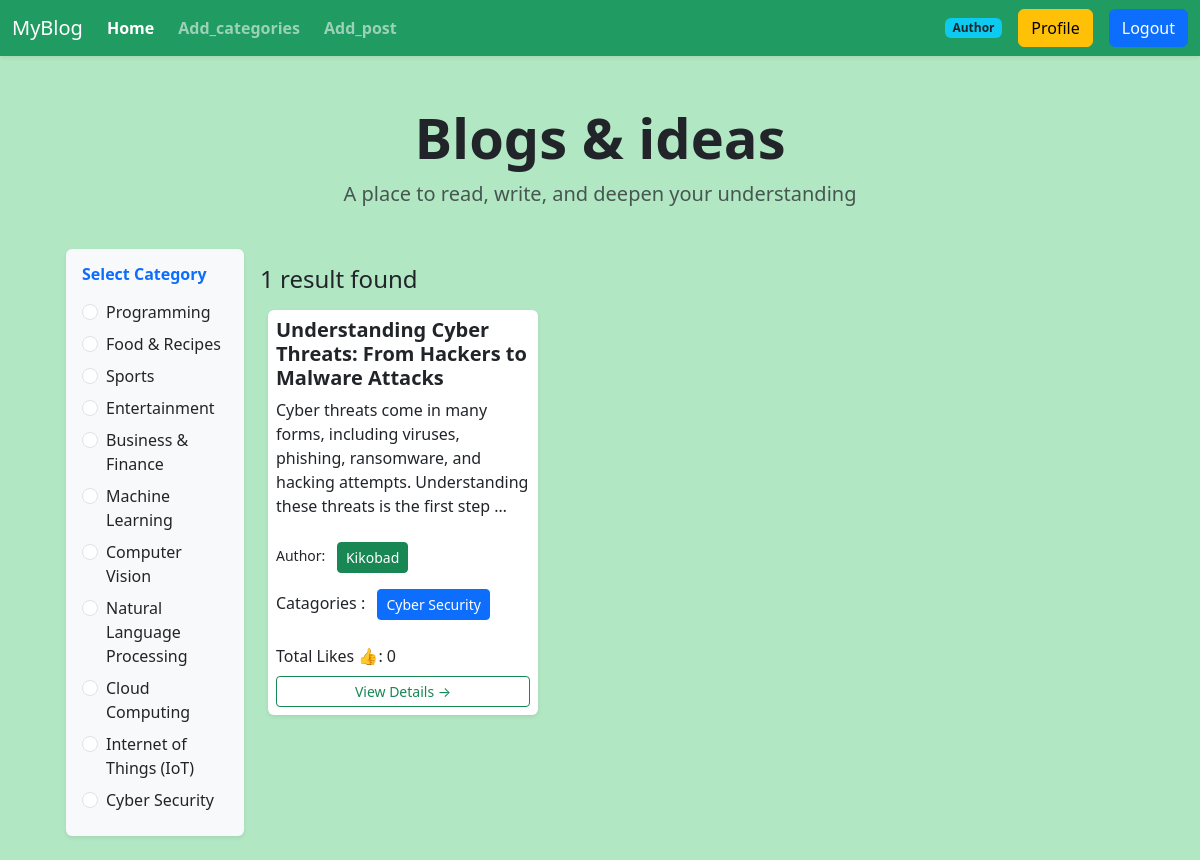
The app's page /category/cyber-security/ (signed in) with its own data.
### categories/models.py (models this page shows, shortened)
class Categories(models.Model):
    name=models.CharField()
    slug=models.SlugField(unique=True, null=True, blank=True)

### posts/models.py (models this page shows, shortened)
class Post(models.Model):
    title=models.CharField()
    content=models.TextField()
    category=models.ManyToManyField(Categories)
    author=models.ForeignKey(User, on_delete=models.CASCADE)
    likes = models.ManyToManyField(User, related_name='liked_posts', blank=True)

### Blog_project/views.py (the view)
# urls.py: 2. Add a URL to urlpatterns:  path('', views.home, name='home')
def home(request,category_slug=None):
    data=Post.objects.all()
    if category_slug is not None:
        category=Categories.objects.get(slug=category_slug)
        data=Post.objects.filter(category=category)
    categories = Categories.objects.all()
    return render(request,'home.html',{'data':data, 'category' : categories})

### templates/home.html
{%extends 'base.html'%}
{%block content%}
<div class="container text-center mt-5">
    <h1 class="display-4 fw-bold">Blogs & ideas</h1>
    <p class="lead text-muted">
        A place to read, write, and deepen your understanding
    </p>
</div>
<div class="d-flex flex-wrap p-4">
  <div class="col-2 p-3 rounded shadow-sm" style="background:#f8f9fa;">
    <h6 class="fw-bold mb-3 text-primary"> Select Category</h6>
    {%for cat in category%}
    <div class="form-check mb-2">
  <input class="form-check-input" type="radio" name="category" id="{{cat.id}}">
  <label class="form-check-label w-100" for="{{cat.id}}">
    <a href="{%url 'category_wise_post' cat.slug%}" class="text-decoration-none text-dark">{{cat.name}}</a>
  </label>
   </div>
   {%endfor%}
  </div>
  <div class="col-10 p-3">
    <h4>{{data | length}} result found</h4>
    <div class="d-flex flex-wrap justidy-content-start">
{%for post in data%}
<div class="col-md-6 col-lg-4" >
  <div class="card shadow-sm border-0 m-2 p-2">
    <h5 class="card-title fw-bold">{{post.title}}</h5>
    <p class="card-text">{{post.content|truncatewords:20}}</p>
    <small>Author: <button class="btn btn-success btn-sm m-2">{{post.author.username}}</button></small>
    <p>
    Catagories :
    {%for cat in post.category.all%}
    <button class="btn btn-primary btn-sm m-2">{{cat.name}}</button>
    {%endfor%}
    </p>
    <p class="mb-2">Total Likes 👍: {{ post.likes.count }}</p>
    <a href="{% url 'post_detail' post.id %}" class="btn btn-outline-success btn-sm">View Details →</a>
  </div>
</div>
{%endfor%}
</div>
  </div>
</div>
{%endblock%}

### records on screen
Categories: name "Programming"
Categories: name "Food & Recipes"
Categories: name "Sports"
Categories: name "Entertainment"
Categories: name "Business & Finance"
Categories: name "Machine Learning"
Categories: name "Computer Vision"
Categories: name "Natural Language Processing"
Categories: name "Cloud Computing"
Categories: name "Internet of Things (IoT)"
Categories: name "Cyber Security"
Post: title "Understanding Cyber Threats: From Hackers to Malware Attacks", content "Cyber threats come in many forms, including viruses, phishing, ransomware, and hacking attempts. Understanding these threats is the first step …", author.username "Kikobad", likes.count "0"

### other values on screen
{{ data | length }} "1"
